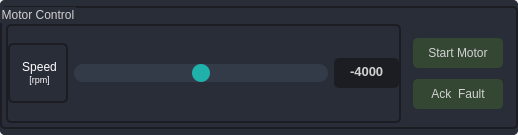
<?xml version="1.0" encoding="UTF-8"?>
<ui version="4.0">
 <class>widget_motor_control</class>
 <widget class="QWidget" name="widget_motor_control">
  <property name="geometry">
   <rect>
    <x>0</x>
    <y>0</y>
    <width>518</width>
    <height>135</height>
   </rect>
  </property>
  <property name="minimumSize">
   <size>
    <width>0</width>
    <height>0</height>
   </size>
  </property>
  <property name="windowTitle">
   <string>Form</string>
  </property>
  <property name="styleSheet">
   <string notr="true">color: rgb(210, 210, 210);</string>
  </property>
  <layout class="QVBoxLayout" name="verticalLayout">
   <property name="spacing">
    <number>0</number>
   </property>
   <property name="leftMargin">
    <number>0</number>
   </property>
   <property name="topMargin">
    <number>0</number>
   </property>
   <property name="rightMargin">
    <number>0</number>
   </property>
   <property name="bottomMargin">
    <number>0</number>
   </property>
   <item>
    <widget class="QFrame" name="frame_motor_control">
     <property name="sizePolicy">
      <sizepolicy hsizetype="Preferred" vsizetype="Preferred">
       <horstretch>0</horstretch>
       <verstretch>0</verstretch>
      </sizepolicy>
     </property>
     <property name="minimumSize">
      <size>
       <width>0</width>
       <height>135</height>
      </size>
     </property>
     <property name="maximumSize">
      <size>
       <width>16777215</width>
       <height>135</height>
      </size>
     </property>
     <property name="styleSheet">
      <string notr="true">background-color: rgb(41, 45, 56);
border-radius: 5px;
</string>
     </property>
     <property name="frameShape">
      <enum>QFrame::NoFrame</enum>
     </property>
     <property name="frameShadow">
      <enum>QFrame::Raised</enum>
     </property>
     <layout class="QHBoxLayout" name="horizontalLayout">
      <property name="leftMargin">
       <number>0</number>
      </property>
      <property name="topMargin">
       <number>0</number>
      </property>
      <property name="rightMargin">
       <number>0</number>
      </property>
      <property name="bottomMargin">
       <number>0</number>
      </property>
      <item>
       <widget class="QFrame" name="frame_contents">
        <property name="enabled">
         <bool>true</bool>
        </property>
        <property name="sizePolicy">
         <sizepolicy hsizetype="Expanding" vsizetype="Preferred">
          <horstretch>0</horstretch>
          <verstretch>0</verstretch>
         </sizepolicy>
        </property>
        <property name="minimumSize">
         <size>
          <width>0</width>
          <height>0</height>
         </size>
        </property>
        <property name="maximumSize">
         <size>
          <width>16777215</width>
          <height>16777215</height>
         </size>
        </property>
        <property name="cursor">
         <cursorShape>ArrowCursor</cursorShape>
        </property>
        <property name="styleSheet">
         <string notr="true">QComboBox{
	background-color: rgb(27, 29, 35);
	border-radius: 5px;
	border: 2px solid rgb(27, 29, 35);
	padding: 5px;
	padding-left: 10px;
}
QComboBox:hover{
	border: 2px solid rgb(64, 71, 88);
}
QComboBox QAbstractItemView {
	color: rgb(85, 170, 255);	
	background-color: rgb(27, 29, 35);
	padding: 10px;
	selection-background-color: rgb(39, 44, 54);
}
QComboBox:disabled{
	color: rgb(60,60,60);
	border: 2px solid rgb(32, 32, 32);
}</string>
        </property>
        <property name="frameShadow">
         <enum>QFrame::Raised</enum>
        </property>
        <layout class="QHBoxLayout" name="horizontalLayout_4">
         <property name="spacing">
          <number>12</number>
         </property>
         <property name="leftMargin">
          <number>0</number>
         </property>
         <property name="topMargin">
          <number>6</number>
         </property>
         <property name="rightMargin">
          <number>0</number>
         </property>
         <property name="bottomMargin">
          <number>6</number>
         </property>
         <item>
          <widget class="QGroupBox" name="groupBox_motor_control">
           <property name="minimumSize">
            <size>
             <width>0</width>
             <height>0</height>
            </size>
           </property>
           <property name="styleSheet">
            <string notr="true">QGroupBox {
	border-radius: 5px;
	border: 2px solid rgb(27, 29, 35);
}

QFrame {
	border-radius: 5px;
	border: 2px solid rgb(27, 29, 35);
}

QRadioButton::indicator {
    border: 3px solid rgb(52, 59, 72);
	width: 15px;
	height: 15px;
	border-radius: 10px;
    background: rgb(44, 49, 60);
}
QRadioButton::indicator:hover {
    border: 3px solid rgb(58, 66, 81);
}
QRadioButton::indicator:checked {
    background: 3px solid rgb(94, 106, 130);
	border: 3px solid rgb(52, 59, 72);	
}</string>
           </property>
           <property name="title">
            <string>Motor Control</string>
           </property>
           <layout class="QHBoxLayout" name="horizontalLayout_2">
            <property name="spacing">
             <number>3</number>
            </property>
            <property name="leftMargin">
             <number>6</number>
            </property>
            <property name="topMargin">
             <number>18</number>
            </property>
            <property name="rightMargin">
             <number>6</number>
            </property>
            <property name="bottomMargin">
             <number>6</number>
            </property>
            <item>
             <widget class="QFrame" name="frame_set_speed">
              <property name="enabled">
               <bool>true</bool>
              </property>
              <property name="sizePolicy">
               <sizepolicy hsizetype="Preferred" vsizetype="Preferred">
                <horstretch>0</horstretch>
                <verstretch>0</verstretch>
               </sizepolicy>
              </property>
              <property name="maximumSize">
               <size>
                <width>16777215</width>
                <height>16777215</height>
               </size>
              </property>
              <property name="styleSheet">
               <string notr="true">border-color: transparent;

/* LINE EDIT */
QTextEdit {
	height: 25px;
	background-color: rgb(27, 29, 35);
	border-radius: 5px;
	border: 2px solid rgb(27, 29, 35);
	padding-left: 10px;
}
QTextEdit:hover {
	border: 2px solid rgb(64, 71, 88);
}
QTextEdit:focus {
	border: 2px solid rgb(91, 101, 124);
}
QTextEdit[text=&quot;&quot;]{
	color:rgb(90,90,90);
}
QTextEdit:disabled {
	color: rgb(60,60,60);
	background-color: rgb(36, 40, 48);
	border: 2px solid rgb(32, 32, 32);
}</string>
              </property>
              <property name="frameShape">
               <enum>QFrame::StyledPanel</enum>
              </property>
              <property name="frameShadow">
               <enum>QFrame::Raised</enum>
              </property>
              <layout class="QHBoxLayout" name="horizontalLayout_3">
               <property name="spacing">
                <number>6</number>
               </property>
               <property name="leftMargin">
                <number>0</number>
               </property>
               <property name="topMargin">
                <number>0</number>
               </property>
               <property name="rightMargin">
                <number>0</number>
               </property>
               <property name="bottomMargin">
                <number>0</number>
               </property>
               <item>
                <widget class="QLabel" name="speed_label">
                 <property name="enabled">
                  <bool>true</bool>
                 </property>
                 <property name="sizePolicy">
                  <sizepolicy hsizetype="Preferred" vsizetype="Preferred">
                   <horstretch>0</horstretch>
                   <verstretch>0</verstretch>
                  </sizepolicy>
                 </property>
                 <property name="minimumSize">
                  <size>
                   <width>60</width>
                   <height>0</height>
                  </size>
                 </property>
                 <property name="maximumSize">
                  <size>
                   <width>60</width>
                   <height>60</height>
                  </size>
                 </property>
                 <property name="styleSheet">
                  <string notr="true">QLabel {
	color: rgb(255,255,255);
}
QLabel:disabled {
	color: rgb(60,60,60);
}</string>
                 </property>
                 <property name="text">
                  <string>&lt;html&gt;&lt;head/&gt;&lt;body&gt;&lt;p align=&quot;center&quot;&gt;Speed&lt;br/&gt;&lt;span style=&quot; font-size:7pt;&quot;&gt;[rpm]&lt;/span&gt;&lt;/p&gt;&lt;/body&gt;&lt;/html&gt;</string>
                 </property>
                </widget>
               </item>
               <item>
                <widget class="QSlider" name="speed_slider">
                 <property name="enabled">
                  <bool>true</bool>
                 </property>
                 <property name="sizePolicy">
                  <sizepolicy hsizetype="Expanding" vsizetype="Preferred">
                   <horstretch>0</horstretch>
                   <verstretch>0</verstretch>
                  </sizepolicy>
                 </property>
                 <property name="minimumSize">
                  <size>
                   <width>250</width>
                   <height>0</height>
                  </size>
                 </property>
                 <property name="maximumSize">
                  <size>
                   <width>16777215</width>
                   <height>50</height>
                  </size>
                 </property>
                 <property name="styleSheet">
                  <string notr="true">/* SLIDERS */
QSlider::groove:horizontal {
    border-radius: 9px;
    height: 18px;
	margin: 0px;
	background-color: rgb(52, 59, 72);
}
QSlider::groove:horizontal:hover {
	background-color: rgb(55, 62, 76);
}
QSlider::groove:horizontal:disabled {
	background-color: rgb(36, 40, 48);
}
QSlider::handle:horizontal {
    background-color: rgb(32, 178, 170);
    border: none;
    height: 18px;
    width: 18px;
    margin: 0px;
	border-radius: 9px;
}
QSlider::handle:horizontal:hover {
    background-color: rgb(105, 180, 255);
}
QSlider::handle:horizontal:pressed {
    background-color: rgb(65, 130, 195);
}
QSlider::handle:horizontal:disabled {
    background-color: rgb(60, 60, 60);
}

QSlider::groove:vertical {
    border-radius: 9px;
    width: 18px;
    margin: 0px;
	background-color: rgb(52, 59, 72);
}
QSlider::groove:vertical:hover {
	background-color: rgb(55, 62, 76);
}
QSlider::handle:vertical {
    background-color: rgb(32, 178, 170);
	border: none;
    height: 18px;
    width: 18px;
    margin: 0px;
	border-radius: 9px;
}
QSlider::handle:vertical:hover {
    background-color: rgb(105, 180, 255);
}
QSlider::handle:vertical:pressed {
    background-color: rgb(65, 130, 195);
}
QSlider::handle:vertical:disabled {
    background-color: rgb(60, 60, 60);
}</string>
                 </property>
                 <property name="minimum">
                  <number>-4000</number>
                 </property>
                 <property name="maximum">
                  <number>4000</number>
                 </property>
                 <property name="orientation">
                  <enum>Qt::Horizontal</enum>
                 </property>
                 <property name="invertedAppearance">
                  <bool>false</bool>
                 </property>
                 <property name="invertedControls">
                  <bool>false</bool>
                 </property>
                 <property name="tickPosition">
                  <enum>QSlider::TicksAbove</enum>
                 </property>
                 <property name="tickInterval">
                  <number>1</number>
                 </property>
                </widget>
               </item>
               <item alignment="Qt::AlignHCenter">
                <widget class="QTextEdit" name="speed_value">
                 <property name="sizePolicy">
                  <sizepolicy hsizetype="Preferred" vsizetype="Preferred">
                   <horstretch>0</horstretch>
                   <verstretch>0</verstretch>
                  </sizepolicy>
                 </property>
                 <property name="minimumSize">
                  <size>
                   <width>65</width>
                   <height>0</height>
                  </size>
                 </property>
                 <property name="maximumSize">
                  <size>
                   <width>65</width>
                   <height>30</height>
                  </size>
                 </property>
                 <property name="font">
                  <font>
                   <pointsize>10</pointsize>
                   <bold>true</bold>
                  </font>
                 </property>
                 <property name="styleSheet">
                  <string notr="true">/* LINE EDIT */
QTextEdit {
	height: 25px;
	background-color: rgb(27, 29, 35);
	border-radius: 5px;
	border: 2px solid rgb(27, 29, 35);
	padding-left: 10px;
}
QTextEdit:hover {
	border: 2px solid rgb(64, 71, 88);
}
QTextEdit:focus {
	border: 2px solid rgb(91, 101, 124);
}
QTextEdit[text=&quot;&quot;]{
	color:rgb(90,90,90);
}
QTextEdit:disabled {
	color: rgb(60,60,60);
	background-color: rgb(36, 40, 48);
	border: 2px solid rgb(32, 32, 32);
}</string>
                 </property>
                 <property name="lineWrapMode">
                  <enum>QTextEdit::WidgetWidth</enum>
                 </property>
                 <property name="html">
                  <string>&lt;!DOCTYPE HTML PUBLIC &quot;-//W3C//DTD HTML 4.0//EN&quot; &quot;http://www.w3.org/TR/REC-html40/strict.dtd&quot;&gt;
&lt;html&gt;&lt;head&gt;&lt;meta name=&quot;qrichtext&quot; content=&quot;1&quot; /&gt;&lt;meta charset=&quot;utf-8&quot; /&gt;&lt;style type=&quot;text/css&quot;&gt;
p, li { white-space: pre-wrap; }
hr { height: 1px; border-width: 0; }
li.unchecked::marker { content: &quot;\2610&quot;; }
li.checked::marker { content: &quot;\2612&quot;; }
&lt;/style&gt;&lt;/head&gt;&lt;body style=&quot; font-family:'Segoe UI'; font-size:10pt; font-weight:700; font-style:normal;&quot;&gt;
&lt;p style=&quot; margin-top:0px; margin-bottom:0px; margin-left:0px; margin-right:0px; -qt-block-indent:0; text-indent:0px;&quot;&gt;-4000&lt;/p&gt;&lt;/body&gt;&lt;/html&gt;</string>
                 </property>
                </widget>
               </item>
              </layout>
             </widget>
            </item>
            <item>
             <widget class="QFrame" name="frame">
              <property name="styleSheet">
               <string notr="true">border:transparent</string>
              </property>
              <property name="frameShape">
               <enum>QFrame::StyledPanel</enum>
              </property>
              <property name="frameShadow">
               <enum>QFrame::Raised</enum>
              </property>
              <layout class="QVBoxLayout" name="verticalLayout_4">
               <item>
                <widget class="QPushButton" name="start_button">
                 <property name="sizePolicy">
                  <sizepolicy hsizetype="Minimum" vsizetype="Preferred">
                   <horstretch>0</horstretch>
                   <verstretch>0</verstretch>
                  </sizepolicy>
                 </property>
                 <property name="minimumSize">
                  <size>
                   <width>90</width>
                   <height>30</height>
                  </size>
                 </property>
                 <property name="maximumSize">
                  <size>
                   <width>90</width>
                   <height>30</height>
                  </size>
                 </property>
                 <property name="styleSheet">
                  <string notr="true">QPushButton {
	border: 2px solid rgb(51, 71, 51);
	border-radius: 5px;	
	background-color: rgb(51, 71, 51);
	font: 700 9pt &quot;Segoe UI&quot;;
}
QPushButton:hover {
	background-color: rgb(57, 81, 57);
	border: 2px solid rgb(61, 87, 61);
}
QPushButton:pressed {	
	background-color: rgb(34, 48, 34);
	border: 2px solid rgb(42, 60, 42);
}
QPushButton:disabled {
	background-color: rgb(29,33,41);
	border: 2px solid rgb(29,33,41);
}</string>
                 </property>
                 <property name="text">
                  <string>Start Motor</string>
                 </property>
                 <property name="icon">
                  <iconset>
                   <normaloff>:/icons/icons/outline_settings_input_com_white_18dp.png</normaloff>:/icons/icons/outline_settings_input_com_white_18dp.png</iconset>
                 </property>
                </widget>
               </item>
               <item>
                <widget class="QPushButton" name="ack_button">
                 <property name="sizePolicy">
                  <sizepolicy hsizetype="Minimum" vsizetype="Minimum">
                   <horstretch>0</horstretch>
                   <verstretch>0</verstretch>
                  </sizepolicy>
                 </property>
                 <property name="minimumSize">
                  <size>
                   <width>90</width>
                   <height>30</height>
                  </size>
                 </property>
                 <property name="maximumSize">
                  <size>
                   <width>90</width>
                   <height>30</height>
                  </size>
                 </property>
                 <property name="styleSheet">
                  <string notr="true">QPushButton {
	border: 2px solid rgb(51, 71, 51);
	border-radius: 5px;	
	background-color: rgb(51, 71, 51);
	font: 700 9pt &quot;Segoe UI&quot;;
}
QPushButton:hover {
	background-color: rgb(57, 81, 57);
	border: 2px solid rgb(61, 87, 61);
}
QPushButton:pressed {	
	background-color: rgb(34, 48, 34);
	border: 2px solid rgb(42, 60, 42);
}
QPushButton:disabled {
	background-color: rgb(29,33,41);
	border: 2px solid rgb(29,33,41);
}</string>
                 </property>
                 <property name="text">
                  <string>Ack  Fault</string>
                 </property>
                 <property name="icon">
                  <iconset>
                   <normaloff>:/icons/icons/outline_play_arrow_white_18dp.png</normaloff>:/icons/icons/outline_play_arrow_white_18dp.png</iconset>
                 </property>
                </widget>
               </item>
              </layout>
             </widget>
            </item>
           </layout>
          </widget>
         </item>
        </layout>
       </widget>
      </item>
     </layout>
    </widget>
   </item>
  </layout>
 </widget>
 <resources/>
 <connections/>
</ui>
